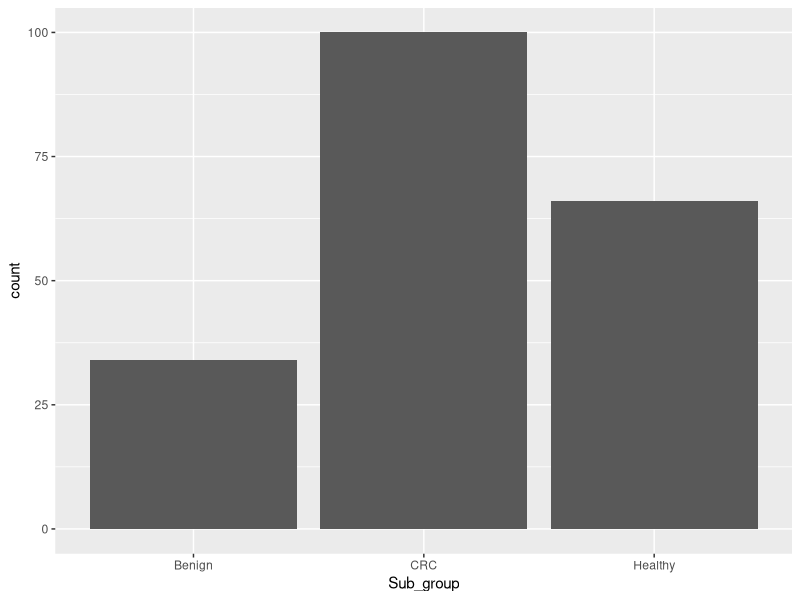
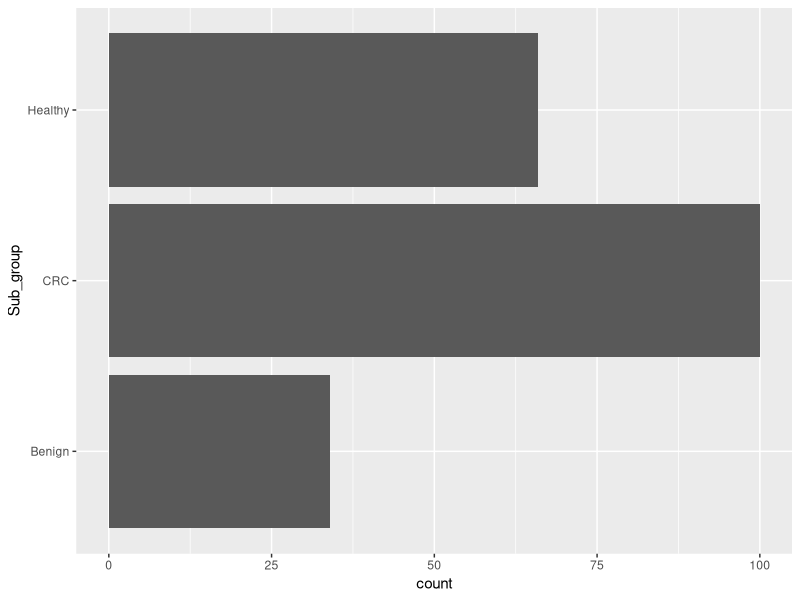
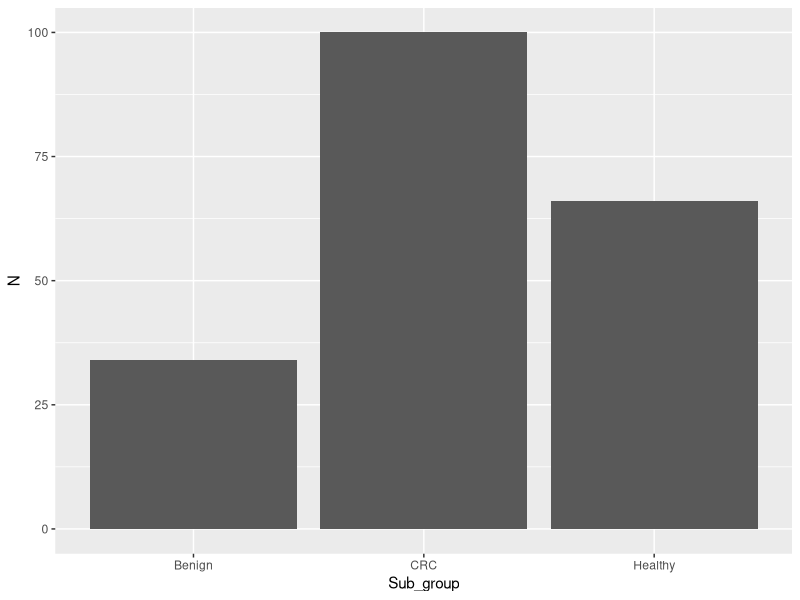
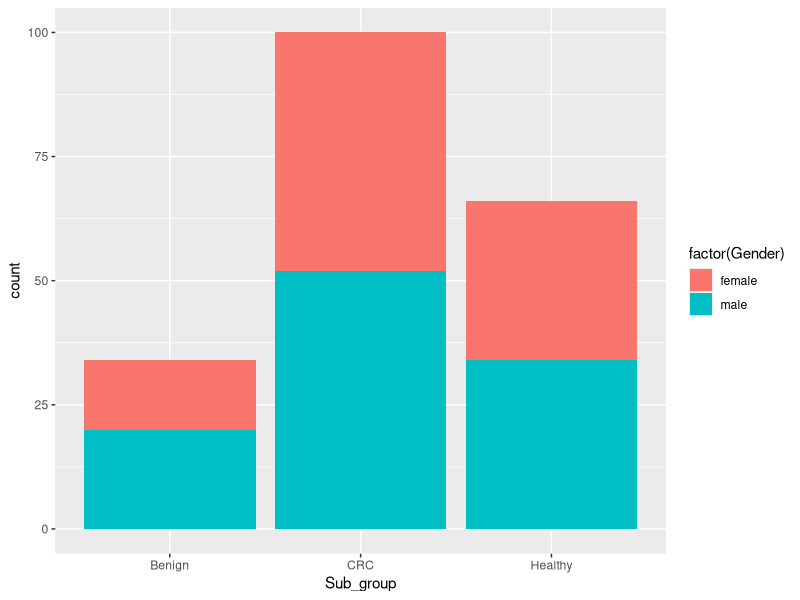
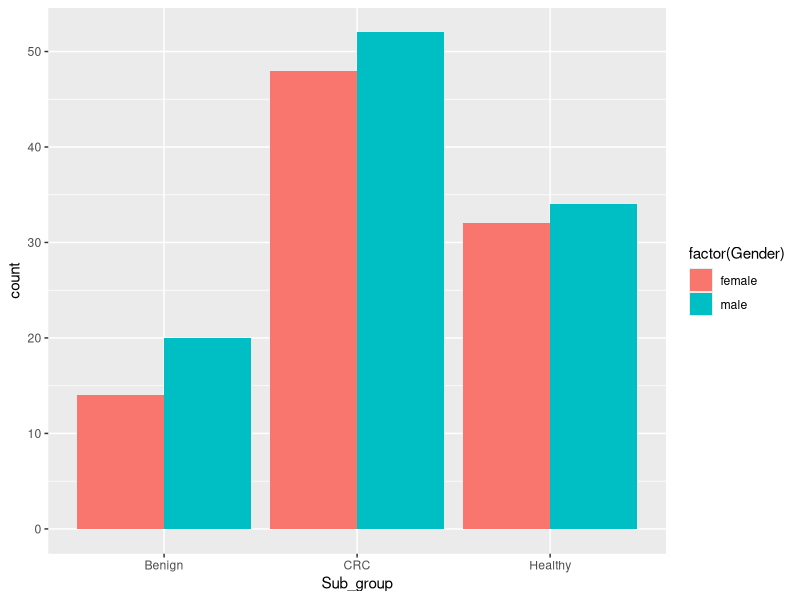
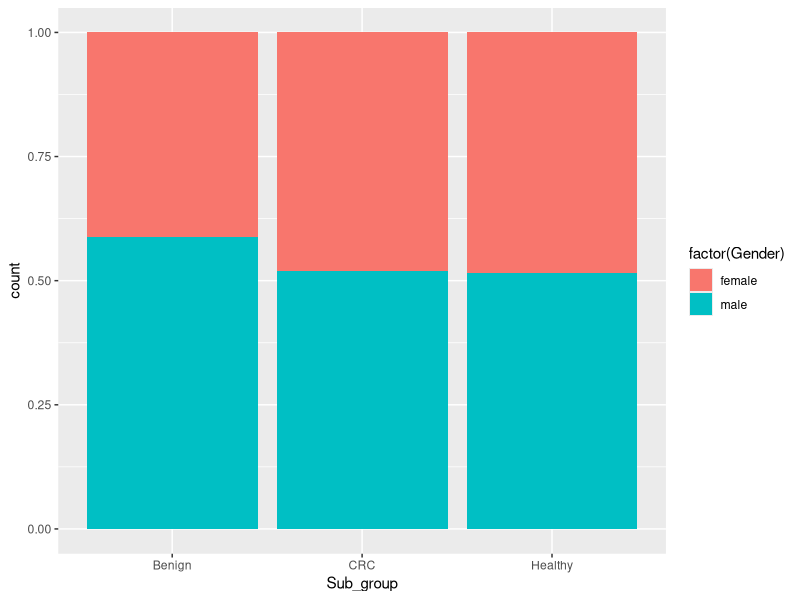
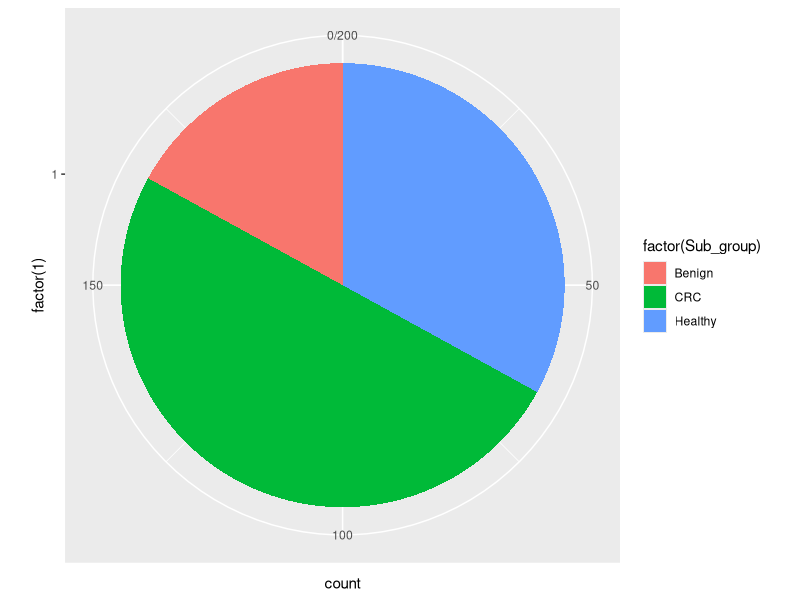
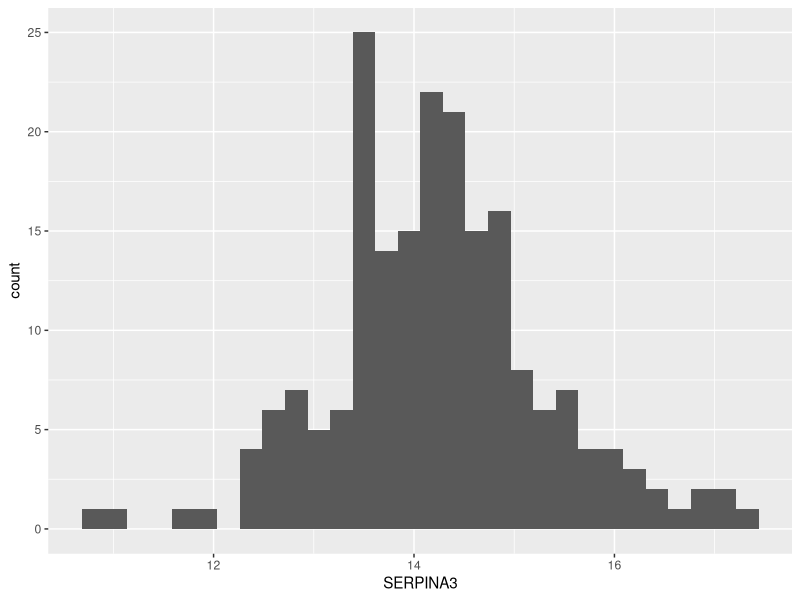

Here is the R script that generated these plots, in order:
## ---- chunk 1
knitr::opts_chunk$set(echo = TRUE)
## ---- chunk 2
CRC <- read.csv("./data/CRC_train.csv")
str(CRC[,73:79])

# Inspect the possible values for the annotation columns
unique(CRC[, 'Cancer_stage'])
unique(CRC[, 'Tumour_location'])
unique(CRC[, 'Sub_group'])
## ---- chunk 3
library(ggplot2)
# Investigate the number of each sub_group
g1 <- ggplot(CRC, aes(Sub_group)) 
g1 + geom_bar()
# horizontal barplot
g1 + geom_bar() + 
  coord_flip()
## ---- chunk 4
library(dplyr)
# count the number of samples in each sub group
n_subgroup <- CRC %>% group_by(Sub_group) %>% summarise(N = n())
n_subgroup
ggplot(n_subgroup, aes(x=Sub_group, y=N)) + 
  geom_bar(stat="identity")
## ---- chunk 5
g2 <- ggplot(CRC, aes(Sub_group, fill=factor(Gender)))
# Stacked barplot puts overlapping bars on top of each other
g2 + geom_bar(position = "stack")
# place overlapping bars side-by-side
g2 + geom_bar(position = "dodge")
#displays proportions
g2 + geom_bar(position = "fill") 
## ---- chunk 6
ggplot(data = CRC) + 
  geom_bar(mapping = aes(x = factor(1), fill = factor(Sub_group))) + 
  coord_polar(theta = "y")
## ---- chunk 7
g3 <- ggplot(CRC, aes(SERPINA3))
g3 + geom_histogram()
## ---- chunk 8
g3 + geom_freqpoly()
## ---- chunk 9
g <- ggplot(CRC, aes(AFM))
g + geom_histogram()
g + geom_freqpoly()
## ---- chunk 10
g <- ggplot(CRC, aes(x = SERPINA3, y = TIMP1))
g + geom_point()
## ---- chunk 11
g + geom_point() + 
  geom_smooth()
## ---- chunk 12
smoothScatter(CRC$SERPINA3, CRC$TIMP1)
## ---- chunk 13
g + geom_text(aes(label = Sub_group))
## ---- chunk 14
g + geom_text(aes(label = Sub_group), check_overlap = TRUE)
## ---- chunk 15
g + geom_text(aes(label = Sub_group), check_overlap = TRUE) +
  geom_point()
## ---- chunk 16
g + geom_text(aes(label = Sub_group), nudge_y = 0.05, check_overlap = TRUE) +
  geom_point()
## ---- chunk 17
# create a ggplot data
ggplot(n_subgroup, aes(x=Sub_group, y=N)) +
  # draw the bar plot
  geom_bar(stat="identity") +
  # create the number text above the bar in white
  geom_text(aes(label=N), vjust=1.5, colour="white")
## ---- chunk 18
b <- ggplot(CRC, aes(Sub_group, SERPINA3)) 
b + geom_boxplot()
## ---- chunk 19
b + geom_boxplot(aes(fill= factor(Gender)), position = "dodge")
## ---- chunk 20
b + geom_violin()
## ---- chunk 21
ggplot(CRC[1:100,],aes(Sample, SERPINA3, group = 1)) + 
  geom_point(size = 0.5) +
  geom_line() 
## ---- chunk 22
ggplot(CRC) + 
  geom_boxplot(aes(Sub_group, AFM))
ggplot(CRC) + 
  geom_boxplot(aes(Sub_group, AFM, fill= factor(Gender)), position = "dodge")
